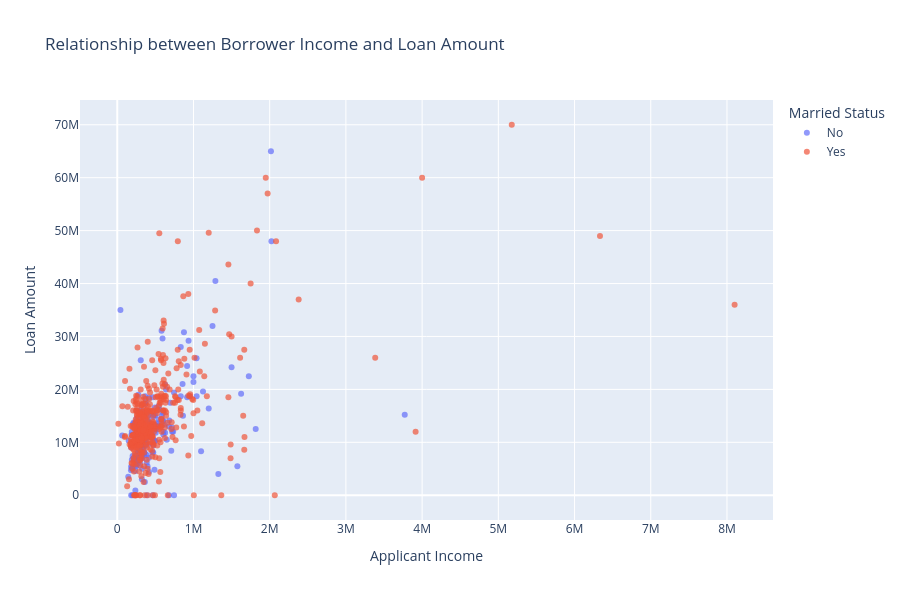

The cell this chart's notebook holds for it:
### Markdown cell above
2. Visualize the relationship between the borrower's income and the loan amount.
Configure the chart so that the color of the marker is correlated with the married variable.

### Code cell
# Task 2: Scatter plot - Relationship between borrower income and loan amount
fig2 = px.scatter(
    loans_df,
    x='applicant_income',
    y='loan_amount',
    color='married',
    title='Relationship between Borrower Income and Loan Amount',
    labels={
        'applicant_income': 'Applicant Income',
        'loan_amount': 'Loan Amount',
        'married': 'Married Status'
    },
    height=600,
    width=900,
    opacity=0.7
)

fig2.show()

### Figure 1 — Plotly figure (JSON) as saved in the notebook; plotly's stock layout.template omitted (floating-point values rounded to 4 significant figures; data arrays with more than 128 entries replaced by an {"elided": "..."} marker saying what was removed)
{"data": [{"hovertemplate": "Married Status=No<br>Applicant Income=%{x}<br>Loan Amount=%{y}<extra></extra>", "legendgroup": "No", "marker": {"color": "#636efa", "opacity": 0.7, "symbol": "circle"}, "mode": "markers", "name": "No", "orientation": "v", "showlegend": true, "type": "scatter", "x": {"elided": "213 int values"}, "xaxis": "x", "y": {"elided": "213 int values"}, "yaxis": "y"}, {"hovertemplate": "Married Status=Yes<br>Applicant Income=%{x}<br>Loan Amount=%{y}<extra></extra>", "legendgroup": "Yes", "marker": {"color": "#EF553B", "opacity": 0.7, "symbol": "circle"}, "mode": "markers", "name": "Yes", "orientation": "v", "showlegend": true, "type": "scatter", "x": {"elided": "401 int values"}, "xaxis": "x", "y": {"elided": "401 int values"}, "yaxis": "y"}], "layout": {"height": 600, "legend": {"title": {"text": "Married Status"}, "tracegroupgap": 0}, "title": {"text": "Relationship between Borrower Income and Loan Amount"}, "width": 900, "xaxis": {"anchor": "y", "domain": [0, 1], "title": {"text": "Applicant Income"}}, "yaxis": {"anchor": "x", "domain": [0, 1], "title": {"text": "Loan Amount"}}}}
